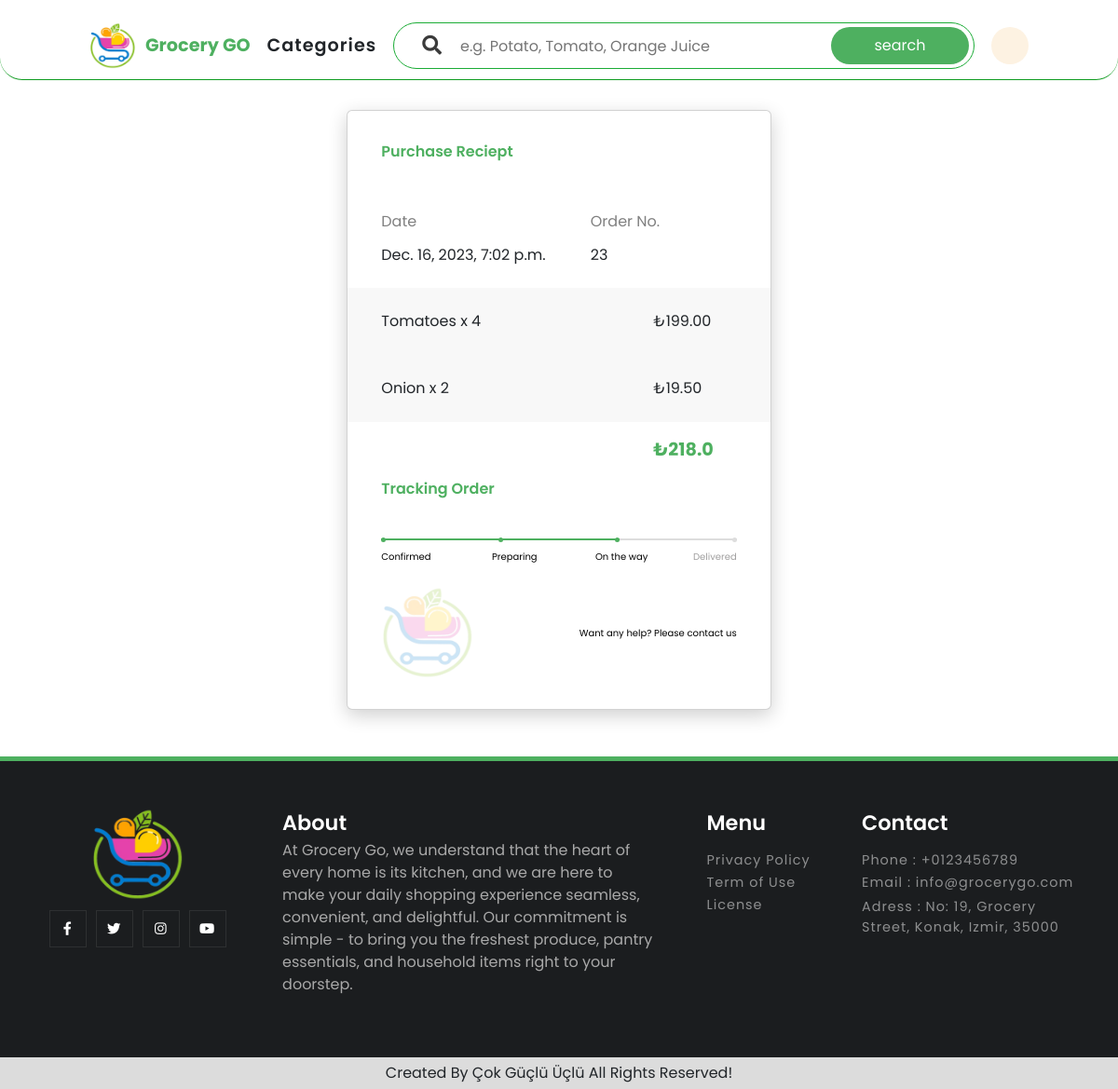
The page /order/detail/23 on the database its author committed.
### order/models.py (models this page shows, shortened)
class Order(models.Model):
    customer = models.ForeignKey('user.Customer', on_delete=models.CASCADE)
    status = models.CharField(max_length=100, default='pending')
    total_price = models.FloatField(null=False, blank=False)
    address = models.ForeignKey('user.Adress' , on_delete=models.CASCADE)
    date = models.DateTimeField(auto_now_add=True)

class OrderProduct(models.Model):
    order = models.ForeignKey(Order, on_delete=models.CASCADE)
    product = models.ForeignKey('item.Product', on_delete=models.CASCADE)
    quantity = models.IntegerField(default = 1)
    class Meta:
        unique_together = ('order', 'product')
    def row_price(self):
        return f"{(self.product.price * self.quantity):.2f}"

### item/models.py (models this page shows, shortened)
class Product(models.Model):
    name = models.CharField(max_length=100)
    image = models.ImageField(upload_to='product_images', blank=True, null=True)
    price = models.FloatField(null=False, blank=False)
    description = models.TextField()
    slug = models.SlugField(max_length=100, unique=True)

### order/views.py (the view)
# urls.py: path('detail/<int:order_id>',showDetail,name='order-detail')
def showDetail(request,order_id:int):
    order = get_object_or_404(Order, pk = order_id)
    order_products = OrderProduct.objects.filter(order__id=order_id).select_related('product')
    context = {
        'order': order,
        'order_products': order_products,
    }
    return render(request, 'order/orderDetail.html', context)

### order/templates/order/orderDetail.html (shortened to what this page needs)
{% extends "layout.html" %}
{% load static %}
{% block additionalStyles %}
<link href="https://stackpath.bootstrapcdn.com/bootstrap/4.3.1/css/bootstrap.min.css" rel="stylesheet">
<link rel="stylesheet" href="{% static 'css/orderDetail.css' %}" />
{% endblock %}
{% block content %}
<div class="card">
    <div class="title">Purchase Reciept</div>
    <div class="info">
        <div class="row">
            <div class="col-7">
                <span id="heading">Date</span><br>
                <span id="details">{{order.date}}</span>
            </div>
            <div class="col-5 pull-right">
                <span id="heading">Order No.</span><br>
                <span id="details">{{order.id}}</span>
            </div>
        </div>
    </div>
    {% for item in order_products %}
    <div class="pricing">
        <div class="row">
            <div class="col-9">
                <span id="name">{{item.product.name}} x {{item.quantity}}</span>
            </div>
            <div class="col-3">
                <span id="price">&#8378;{{item.row_price}}</span>
            </div>
        </div>
    </div>
    {% endfor %}
    <div class="total">
        <div class="row">
            <div class="col-9"></div>
            <div class="col-3"><big>&#8378;{{order.total_price}}</big></div>
        </div>
    </div>
    <div class="tracking">
        <div class="title">Tracking Order</div>
    </div>
    <div class="progress-track">
        <ul id="progressbar">
            <li class="step0 active " id="step1">Confirmed</li>
            <li class="step0 active text-center" id="step2">Preparing</li>
            <li class="step0 active text-right" id="step3">On the way</li>
            <li class="step0 text-right" id="step4">Delivered</li>
        </ul>
    </div>
    <div class="footer">
            <img id="footer-logo" class="logo" src="{% static 'images/trlogo.png' %}" >
            <div class="text">Want any help? Please contact us</div>
    </div>
</div>
{% endblock %}

### static/css/layout.css (style rules this page uses)
* { font-family: poppins; margin: 0px; padding: 0px; box-sizing: border-box; scroll-behavior: smooth; }
ul { list-style: none; }
body { margin: 0px; margin-top: 0px; padding: 0px; font-family: poppins; }

### user/static/css/orderDetail.css (style rules this page uses)
.card { margin: auto; margin-bottom: 50px; width: 38%; max-width:600px; padding: 4vh 0; box-shadow: 0 6px 20px 0 rgba(0, 0, 0, 0.19); border-top: 3px solid #4eb060; border-bottom: 3px solid #4eb060; border-left: none; border-right: none; }
.card .title { color: #4eb060; font-weight: 600; margin-bottom: 2vh; padding: 0 8%; font-size: initial; }
#details { font-weight: 400; }
.card .info { padding: 5% 8%; }
.card .info .col-5 { padding: 0; }
#heading { color: grey; line-height: 6vh; }
.card .pricing { background-color: #ddd3; padding: 2vh 8%; font-weight: 400; line-height: 2.5; }
.card .pricing .col-3 { padding: 0; }
.card .total { padding: 2vh 8%; color: #4eb060; font-weight: bold; }
.card .total .col-3 { padding: 0; }
.card .footer { display: flex; align-items: center; justify-content: space-between; flex-wrap: nowrap; flex-direction: row; padding: 0 8%; font-size: x-small; color: black; }
.card .footer img { height: 5vh; opacity: 0.2; }
#progressbar { margin-bottom: 3vh; overflow: hidden; color: #4eb060; padding-left: 0px; margin-top: 3vh }
#progressbar li { list-style-type: none; font-size: x-small; width: 25%; float: left; position: relative; font-weight: 400; color: rgb(160, 159, 159); }
#progressbar #step1:before { content: ""; color: #4eb060; width: 5px; height: 5px; margin-left: 0px !important; }
#progressbar #step2:before { content: ""; color: #fff; width: 5px; height: 5px; margin-left: 32%; }
#progressbar #step3:before { content: ""; color: #fff; width: 5px; height: 5px; margin-right: 32% ; }
#progressbar #step4:before { content: ""; color: #fff; width: 5px; height: 5px; margin-right: 0px !important; }
#progressbar li:before { line-height: 29px; display: block; font-size: 12px; background: #ddd; border-radius: 50%; margin: auto; z-index: -1; margin-bottom: 1vh; }
#progressbar li:after { content: ''; height: 2px; background: #ddd; position: absolute; left: 0%; right: 0%; margin-bottom: 2vh; top: 1px; z-index: 1; }
.card .progress-track { padding: 0 8%; }
#progressbar li:nth-child(2):after { margin-right: auto; }
#progressbar li:nth-child(1):after { margin: auto; }
#progressbar li:nth-child(3):after { float: left; width: 68%; }
#progressbar li:nth-child(4):after { margin-left: auto; width: 132%; }
#progressbar li.active { color: black; }
#progressbar li.active:before, #progressbar li.active:after { background: #4eb060; }

### static/css/navbar.css (style rules this page uses)
.logo { font-size: 1.5rem; font-weight: 600; letter-spacing: 1px; color: #202020; }
#footer-logo { width: 100px; height: 100px; }

### static/css/footer.css (style rules this page uses)
#footer-logo { width: 100px; height: 100px; }

### rows shown on the page
Order: date "Dec. 16, 2023, 7:02 p.m.", id "23", total_price "218.0"
OrderProduct: product.name "Tomatoes", quantity "4", row_price "199.00"
OrderProduct: product.name "Onion", quantity "2", row_price "19.50"
